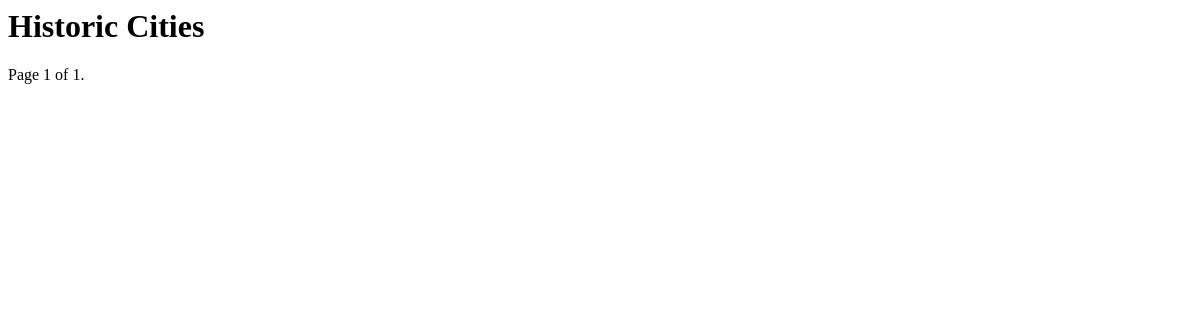
Page /cities/Larak on the earlier database version.
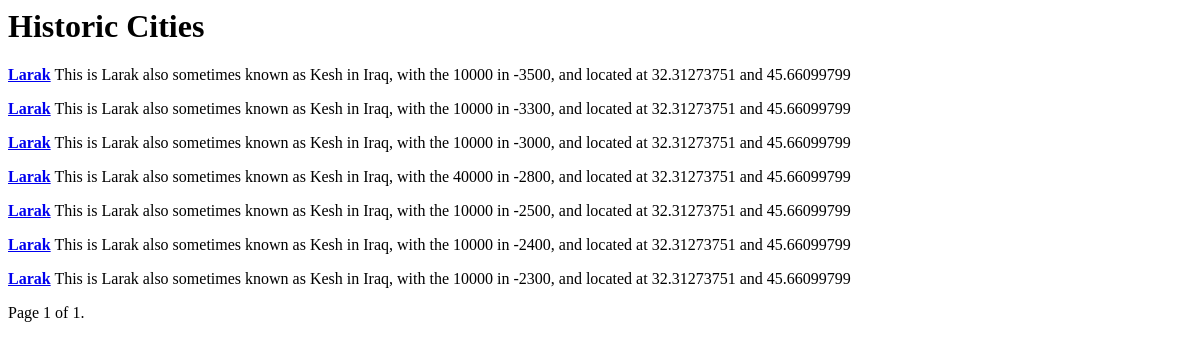
Same page on the later database version.
### cities/models.py (models this page shows, shortened)
class City(models.Model):
    id = models.BigAutoField(primary_key=True)
    city = models.TextField()
    otherName = models.TextField()
    country = models.TextField()
    latitude = models.FloatField()
    longitude = models.FloatField()
    year = models.IntegerField()
    pop = models.IntegerField()
    city_id = models.TextField()
    def city_by_name(city):
        city_list = City.objects.filter(city=city)
        return city_list

### cities/views.py (the view)
# urls.py: path('cities/<str:city>', views.city__by_name, name='cityname'),
def city__by_name(request, city):
    cities = City.city_by_name(city)
    paginator = Paginator(cities, 50) #show 50 cities per page
    page_number = request.GET.get('page')
    page_obj = paginator.get_page(page_number)
    return render(request, 'cities/city_list.html', {'page_obj': page_obj})

### cities/templates/cities/city_list.html (shortened to what this page needs)
<html><head>
</head><body>
    <h1>Historic Cities</h1>
    {% for city in page_obj %}
    <b> <a href={% url 'cityname' city=city.city %}>{{city.city }}</a></b>
    This is {{ city.city }} also sometimes known as {{ city.otherName }} in
    {{city.country}}, with the {{ city.pop }} in {{ city.year }}, and located at
    {{ city.latitude }} and {{ city.longitude }}
    {% endfor %}
            Page {{ page_obj.number }} of {{ page_obj.paginator.num_pages }}.
</body></html>

Differences in the rows shown:
added City: city "Larak", otherName "Kesh", country "Iraq", pop "10000", year "-3500", latitude "32.31273751", longitude "45.66099799"
added City: city "Larak", otherName "Kesh", country "Iraq", pop "10000", year "-3300", latitude "32.31273751", longitude "45.66099799"
added City: city "Larak", otherName "Kesh", country "Iraq", pop "10000", year "-3000", latitude "32.31273751", longitude "45.66099799"
added City: city "Larak", otherName "Kesh", country "Iraq", pop "40000", year "-2800", latitude "32.31273751", longitude "45.66099799"
added City: city "Larak", otherName "Kesh", country "Iraq", pop "10000", year "-2500", latitude "32.31273751", longitude "45.66099799"
added City: city "Larak", otherName "Kesh", country "Iraq", pop "10000", year "-2400", latitude "32.31273751", longitude "45.66099799"
added City: city "Larak", otherName "Kesh", country "Iraq", pop "10000", year "-2300", latitude "32.31273751", longitude "45.66099799"
